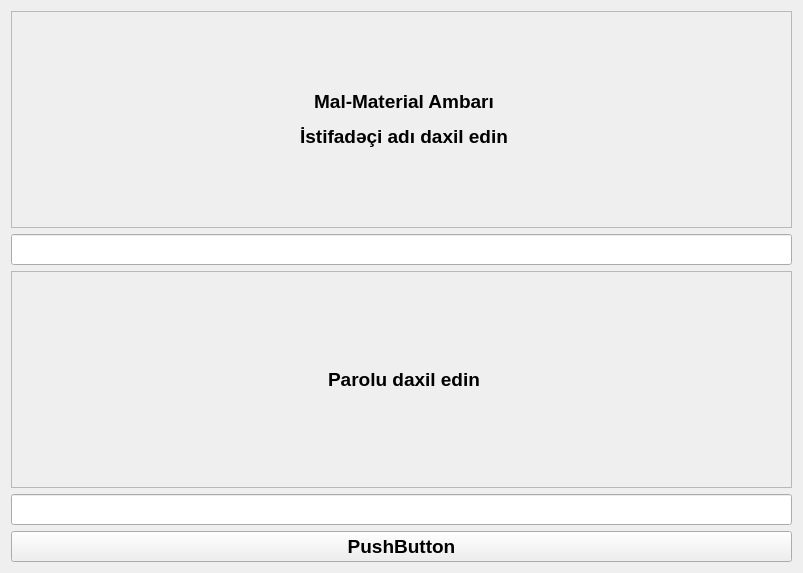
<?xml version="1.0" encoding="UTF-8"?>
<ui version="4.0">
 <class>Widget</class>
 <widget class="QWidget" name="Widget">
  <property name="geometry">
   <rect>
    <x>0</x>
    <y>0</y>
    <width>803</width>
    <height>573</height>
   </rect>
  </property>
  <property name="font">
   <font>
    <pointsize>14</pointsize>
    <bold>true</bold>
   </font>
  </property>
  <property name="windowTitle">
   <string>Widget</string>
  </property>
  <layout class="QVBoxLayout" name="verticalLayout">
   <item>
    <widget class="QLabel" name="label">
     <property name="palette">
      <palette>
       <active>
        <colorrole role="WindowText">
         <brush brushstyle="SolidPattern">
          <color alpha="255">
           <red>0</red>
           <green>0</green>
           <blue>0</blue>
          </color>
         </brush>
        </colorrole>
        <colorrole role="Button">
         <brush brushstyle="SolidPattern">
          <color alpha="255">
           <red>170</red>
           <green>255</green>
           <blue>255</blue>
          </color>
         </brush>
        </colorrole>
        <colorrole role="Light">
         <brush brushstyle="SolidPattern">
          <color alpha="255">
           <red>255</red>
           <green>255</green>
           <blue>255</blue>
          </color>
         </brush>
        </colorrole>
        <colorrole role="Midlight">
         <brush brushstyle="SolidPattern">
          <color alpha="255">
           <red>212</red>
           <green>255</green>
           <blue>255</blue>
          </color>
         </brush>
        </colorrole>
        <colorrole role="Dark">
         <brush brushstyle="SolidPattern">
          <color alpha="255">
           <red>85</red>
           <green>127</green>
           <blue>127</blue>
          </color>
         </brush>
        </colorrole>
        <colorrole role="Mid">
         <brush brushstyle="SolidPattern">
          <color alpha="255">
           <red>113</red>
           <green>170</green>
           <blue>170</blue>
          </color>
         </brush>
        </colorrole>
        <colorrole role="Text">
         <brush brushstyle="SolidPattern">
          <color alpha="255">
           <red>0</red>
           <green>0</green>
           <blue>0</blue>
          </color>
         </brush>
        </colorrole>
        <colorrole role="BrightText">
         <brush brushstyle="SolidPattern">
          <color alpha="255">
           <red>255</red>
           <green>255</green>
           <blue>255</blue>
          </color>
         </brush>
        </colorrole>
        <colorrole role="ButtonText">
         <brush brushstyle="SolidPattern">
          <color alpha="255">
           <red>0</red>
           <green>0</green>
           <blue>0</blue>
          </color>
         </brush>
        </colorrole>
        <colorrole role="Base">
         <brush brushstyle="SolidPattern">
          <color alpha="255">
           <red>255</red>
           <green>255</green>
           <blue>255</blue>
          </color>
         </brush>
        </colorrole>
        <colorrole role="Window">
         <brush brushstyle="SolidPattern">
          <color alpha="255">
           <red>170</red>
           <green>255</green>
           <blue>255</blue>
          </color>
         </brush>
        </colorrole>
        <colorrole role="Shadow">
         <brush brushstyle="SolidPattern">
          <color alpha="255">
           <red>0</red>
           <green>0</green>
           <blue>0</blue>
          </color>
         </brush>
        </colorrole>
        <colorrole role="AlternateBase">
         <brush brushstyle="SolidPattern">
          <color alpha="255">
           <red>212</red>
           <green>255</green>
           <blue>255</blue>
          </color>
         </brush>
        </colorrole>
        <colorrole role="ToolTipBase">
         <brush brushstyle="SolidPattern">
          <color alpha="255">
           <red>255</red>
           <green>255</green>
           <blue>220</blue>
          </color>
         </brush>
        </colorrole>
        <colorrole role="ToolTipText">
         <brush brushstyle="SolidPattern">
          <color alpha="255">
           <red>0</red>
           <green>0</green>
           <blue>0</blue>
          </color>
         </brush>
        </colorrole>
       </active>
       <inactive>
        <colorrole role="WindowText">
         <brush brushstyle="SolidPattern">
          <color alpha="255">
           <red>0</red>
           <green>0</green>
           <blue>0</blue>
          </color>
         </brush>
        </colorrole>
        <colorrole role="Button">
         <brush brushstyle="SolidPattern">
          <color alpha="255">
           <red>240</red>
           <green>240</green>
           <blue>240</blue>
          </color>
         </brush>
        </colorrole>
        <colorrole role="Light">
         <brush brushstyle="SolidPattern">
          <color alpha="255">
           <red>255</red>
           <green>255</green>
           <blue>255</blue>
          </color>
         </brush>
        </colorrole>
        <colorrole role="Midlight">
         <brush brushstyle="SolidPattern">
          <color alpha="255">
           <red>227</red>
           <green>227</green>
           <blue>227</blue>
          </color>
         </brush>
        </colorrole>
        <colorrole role="Dark">
         <brush brushstyle="SolidPattern">
          <color alpha="255">
           <red>160</red>
           <green>160</green>
           <blue>160</blue>
          </color>
         </brush>
        </colorrole>
        <colorrole role="Mid">
         <brush brushstyle="SolidPattern">
          <color alpha="255">
           <red>160</red>
           <green>160</green>
           <blue>160</blue>
          </color>
         </brush>
        </colorrole>
        <colorrole role="Text">
         <brush brushstyle="SolidPattern">
          <color alpha="255">
           <red>0</red>
           <green>0</green>
           <blue>0</blue>
          </color>
         </brush>
        </colorrole>
        <colorrole role="BrightText">
         <brush brushstyle="SolidPattern">
          <color alpha="255">
           <red>255</red>
           <green>255</green>
           <blue>255</blue>
          </color>
         </brush>
        </colorrole>
        <colorrole role="ButtonText">
         <brush brushstyle="SolidPattern">
          <color alpha="255">
           <red>0</red>
           <green>0</green>
           <blue>0</blue>
          </color>
         </brush>
        </colorrole>
        <colorrole role="Base">
         <brush brushstyle="SolidPattern">
          <color alpha="255">
           <red>255</red>
           <green>255</green>
           <blue>255</blue>
          </color>
         </brush>
        </colorrole>
        <colorrole role="Window">
         <brush brushstyle="SolidPattern">
          <color alpha="255">
           <red>240</red>
           <green>240</green>
           <blue>240</blue>
          </color>
         </brush>
        </colorrole>
        <colorrole role="Shadow">
         <brush brushstyle="SolidPattern">
          <color alpha="255">
           <red>105</red>
           <green>105</green>
           <blue>105</blue>
          </color>
         </brush>
        </colorrole>
        <colorrole role="AlternateBase">
         <brush brushstyle="SolidPattern">
          <color alpha="255">
           <red>245</red>
           <green>245</green>
           <blue>245</blue>
          </color>
         </brush>
        </colorrole>
        <colorrole role="ToolTipBase">
         <brush brushstyle="SolidPattern">
          <color alpha="255">
           <red>255</red>
           <green>255</green>
           <blue>220</blue>
          </color>
         </brush>
        </colorrole>
        <colorrole role="ToolTipText">
         <brush brushstyle="SolidPattern">
          <color alpha="255">
           <red>0</red>
           <green>0</green>
           <blue>0</blue>
          </color>
         </brush>
        </colorrole>
       </inactive>
       <disabled>
        <colorrole role="WindowText">
         <brush brushstyle="SolidPattern">
          <color alpha="255">
           <red>85</red>
           <green>127</green>
           <blue>127</blue>
          </color>
         </brush>
        </colorrole>
        <colorrole role="Button">
         <brush brushstyle="SolidPattern">
          <color alpha="255">
           <red>170</red>
           <green>255</green>
           <blue>255</blue>
          </color>
         </brush>
        </colorrole>
        <colorrole role="Light">
         <brush brushstyle="SolidPattern">
          <color alpha="255">
           <red>255</red>
           <green>255</green>
           <blue>255</blue>
          </color>
         </brush>
        </colorrole>
        <colorrole role="Midlight">
         <brush brushstyle="SolidPattern">
          <color alpha="255">
           <red>212</red>
           <green>255</green>
           <blue>255</blue>
          </color>
         </brush>
        </colorrole>
        <colorrole role="Dark">
         <brush brushstyle="SolidPattern">
          <color alpha="255">
           <red>85</red>
           <green>127</green>
           <blue>127</blue>
          </color>
         </brush>
        </colorrole>
        <colorrole role="Mid">
         <brush brushstyle="SolidPattern">
          <color alpha="255">
           <red>113</red>
           <green>170</green>
           <blue>170</blue>
          </color>
         </brush>
        </colorrole>
        <colorrole role="Text">
         <brush brushstyle="SolidPattern">
          <color alpha="255">
           <red>85</red>
           <green>127</green>
           <blue>127</blue>
          </color>
         </brush>
        </colorrole>
        <colorrole role="BrightText">
         <brush brushstyle="SolidPattern">
          <color alpha="255">
           <red>255</red>
           <green>255</green>
           <blue>255</blue>
          </color>
         </brush>
        </colorrole>
        <colorrole role="ButtonText">
         <brush brushstyle="SolidPattern">
          <color alpha="255">
           <red>85</red>
           <green>127</green>
           <blue>127</blue>
          </color>
         </brush>
        </colorrole>
        <colorrole role="Base">
         <brush brushstyle="SolidPattern">
          <color alpha="255">
           <red>170</red>
           <green>255</green>
           <blue>255</blue>
          </color>
         </brush>
        </colorrole>
        <colorrole role="Window">
         <brush brushstyle="SolidPattern">
          <color alpha="255">
           <red>170</red>
           <green>255</green>
           <blue>255</blue>
          </color>
         </brush>
        </colorrole>
        <colorrole role="Shadow">
         <brush brushstyle="SolidPattern">
          <color alpha="255">
           <red>0</red>
           <green>0</green>
           <blue>0</blue>
          </color>
         </brush>
        </colorrole>
        <colorrole role="AlternateBase">
         <brush brushstyle="SolidPattern">
          <color alpha="255">
           <red>245</red>
           <green>245</green>
           <blue>245</blue>
          </color>
         </brush>
        </colorrole>
        <colorrole role="ToolTipBase">
         <brush brushstyle="SolidPattern">
          <color alpha="255">
           <red>255</red>
           <green>255</green>
           <blue>220</blue>
          </color>
         </brush>
        </colorrole>
        <colorrole role="ToolTipText">
         <brush brushstyle="SolidPattern">
          <color alpha="255">
           <red>0</red>
           <green>0</green>
           <blue>0</blue>
          </color>
         </brush>
        </colorrole>
       </disabled>
      </palette>
     </property>
     <property name="frameShape">
      <enum>QFrame::StyledPanel</enum>
     </property>
     <property name="frameShadow">
      <enum>QFrame::Plain</enum>
     </property>
     <property name="text">
      <string>&lt;html&gt;&lt;head/&gt;&lt;body&gt;&lt;p align=&quot;center&quot;&gt;&lt;span style=&quot; font-size:14pt;&quot;&gt;Mal-Material Ambarı&lt;/span&gt;&lt;/p&gt;&lt;p align=&quot;center&quot;&gt;İstifadəçi adı daxil edin&lt;/p&gt;&lt;/body&gt;&lt;/html&gt;</string>
     </property>
    </widget>
   </item>
   <item>
    <widget class="QLineEdit" name="lineEdit"/>
   </item>
   <item>
    <widget class="QLabel" name="label_2">
     <property name="frameShape">
      <enum>QFrame::StyledPanel</enum>
     </property>
     <property name="text">
      <string>&lt;html&gt;&lt;head/&gt;&lt;body&gt;&lt;p align=&quot;center&quot;&gt;&lt;span style=&quot; font-size:14pt; font-weight:700;&quot;&gt;Parolu daxil edin&lt;/span&gt;&lt;/p&gt;&lt;/body&gt;&lt;/html&gt;</string>
     </property>
    </widget>
   </item>
   <item>
    <widget class="QLineEdit" name="lineEdit_2"/>
   </item>
   <item>
    <widget class="QPushButton" name="D">
     <property name="text">
      <string>PushButton</string>
     </property>
    </widget>
   </item>
  </layout>
 </widget>
 <resources/>
 <connections/>
</ui>
